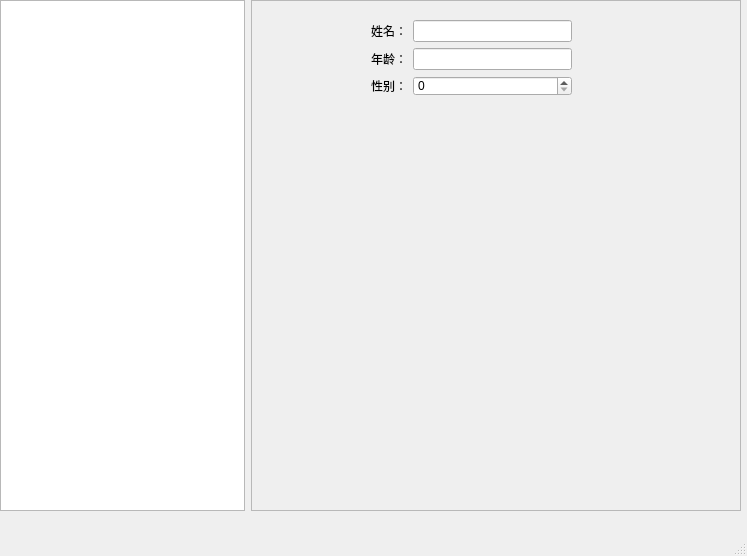
<?xml version="1.0" encoding="UTF-8"?>
<ui version="4.0">
 <class>MainWindow</class>
 <widget class="QMainWindow" name="MainWindow">
  <property name="geometry">
   <rect>
    <x>0</x>
    <y>0</y>
    <width>747</width>
    <height>556</height>
   </rect>
  </property>
  <property name="windowTitle">
   <string>MainWindow</string>
  </property>
  <widget class="QWidget" name="centralwidget">
   <widget class="QWidget" name="horizontalLayoutWidget">
    <property name="geometry">
     <rect>
      <x>0</x>
      <y>0</y>
      <width>741</width>
      <height>511</height>
     </rect>
    </property>
    <layout class="QHBoxLayout" name="horizontalLayout">
     <item>
      <widget class="QTreeView" name="treeView">
       <property name="sizePolicy">
        <sizepolicy hsizetype="Expanding" vsizetype="Expanding">
         <horstretch>1</horstretch>
         <verstretch>0</verstretch>
        </sizepolicy>
       </property>
      </widget>
     </item>
     <item>
      <widget class="QFrame" name="frame">
       <property name="sizePolicy">
        <sizepolicy hsizetype="Expanding" vsizetype="Preferred">
         <horstretch>2</horstretch>
         <verstretch>0</verstretch>
        </sizepolicy>
       </property>
       <property name="frameShape">
        <enum>QFrame::StyledPanel</enum>
       </property>
       <property name="frameShadow">
        <enum>QFrame::Raised</enum>
       </property>
       <widget class="QWidget" name="formLayoutWidget">
        <property name="geometry">
         <rect>
          <x>120</x>
          <y>20</y>
          <width>201</width>
          <height>351</height>
         </rect>
        </property>
        <layout class="QFormLayout" name="formLayout">
         <item row="0" column="0">
          <widget class="QLabel" name="label">
           <property name="text">
            <string>姓名：</string>
           </property>
          </widget>
         </item>
         <item row="1" column="0">
          <widget class="QLabel" name="label_2">
           <property name="text">
            <string>年龄：</string>
           </property>
          </widget>
         </item>
         <item row="2" column="0">
          <widget class="QLabel" name="label_3">
           <property name="text">
            <string>性别：</string>
           </property>
          </widget>
         </item>
         <item row="2" column="1">
          <widget class="QSpinBox" name="spinBox">
           <property name="maximumSize">
            <size>
             <width>200</width>
             <height>20</height>
            </size>
           </property>
           <property name="value">
            <number>0</number>
           </property>
          </widget>
         </item>
         <item row="0" column="1">
          <widget class="QLineEdit" name="lineEdit"/>
         </item>
         <item row="1" column="1">
          <widget class="QLineEdit" name="lineEdit_2"/>
         </item>
        </layout>
       </widget>
      </widget>
     </item>
    </layout>
   </widget>
  </widget>
  <widget class="QMenuBar" name="menubar">
   <property name="geometry">
    <rect>
     <x>0</x>
     <y>0</y>
     <width>747</width>
     <height>23</height>
    </rect>
   </property>
  </widget>
  <widget class="QStatusBar" name="statusbar"/>
 </widget>
 <resources/>
 <connections/>
</ui>
